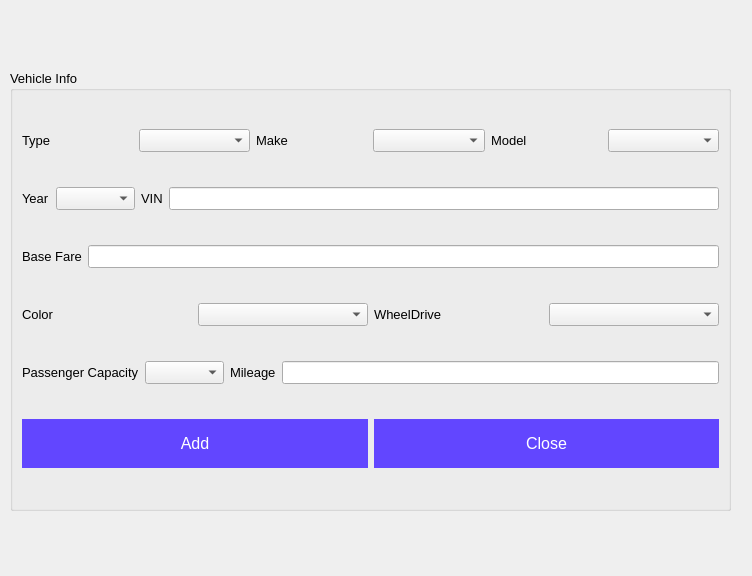
<?xml version="1.0" encoding="UTF-8"?>
<ui version="4.0">
 <class>AddNewVehicle</class>
 <widget class="QDialog" name="AddNewVehicle">
  <property name="geometry">
   <rect>
    <x>0</x>
    <y>0</y>
    <width>752</width>
    <height>576</height>
   </rect>
  </property>
  <property name="windowTitle">
   <string>Dialog</string>
  </property>
  <widget class="QLabel" name="lblBanner">
   <property name="geometry">
    <rect>
     <x>10</x>
     <y>10</y>
     <width>131</width>
     <height>61</height>
    </rect>
   </property>
   <property name="text">
    <string/>
   </property>
  </widget>
  <widget class="QGroupBox" name="groupBox">
   <property name="geometry">
    <rect>
     <x>10</x>
     <y>70</y>
     <width>721</width>
     <height>441</height>
    </rect>
   </property>
   <property name="font">
    <font>
     <family>Arial</family>
     <pointsize>10</pointsize>
    </font>
   </property>
   <property name="title">
    <string>Vehicle Info</string>
   </property>
   <layout class="QVBoxLayout" name="verticalLayout">
    <item>
     <layout class="QHBoxLayout" name="horizontalLayout">
      <item>
       <widget class="QLabel" name="label_9">
        <property name="text">
         <string>Type</string>
        </property>
       </widget>
      </item>
      <item>
       <widget class="QComboBox" name="typeCombo"/>
      </item>
      <item>
       <widget class="QLabel" name="label">
        <property name="text">
         <string>Make</string>
        </property>
       </widget>
      </item>
      <item>
       <widget class="QComboBox" name="makeCombo"/>
      </item>
      <item>
       <widget class="QLabel" name="label_2">
        <property name="text">
         <string>Model</string>
        </property>
       </widget>
      </item>
      <item>
       <widget class="QComboBox" name="modelCombo"/>
      </item>
     </layout>
    </item>
    <item>
     <layout class="QHBoxLayout" name="horizontalLayout_2">
      <item>
       <widget class="QLabel" name="label_3">
        <property name="text">
         <string>Year</string>
        </property>
       </widget>
      </item>
      <item>
       <widget class="QComboBox" name="yearCombo"/>
      </item>
      <item>
       <widget class="QLabel" name="label_4">
        <property name="text">
         <string>VIN</string>
        </property>
       </widget>
      </item>
      <item>
       <widget class="QLineEdit" name="vinLineEdit"/>
      </item>
     </layout>
    </item>
    <item>
     <layout class="QHBoxLayout" name="horizontalLayout_6">
      <item>
       <widget class="QLabel" name="label_10">
        <property name="text">
         <string>Base Fare</string>
        </property>
       </widget>
      </item>
      <item>
       <widget class="QLineEdit" name="baseFare"/>
      </item>
     </layout>
    </item>
    <item>
     <layout class="QHBoxLayout" name="horizontalLayout_5"/>
    </item>
    <item>
     <layout class="QHBoxLayout" name="horizontalLayout_3">
      <item>
       <widget class="QLabel" name="label_5">
        <property name="text">
         <string>Color</string>
        </property>
       </widget>
      </item>
      <item>
       <widget class="QComboBox" name="colorCombo"/>
      </item>
      <item>
       <widget class="QLabel" name="label_6">
        <property name="text">
         <string>WheelDrive</string>
        </property>
       </widget>
      </item>
      <item>
       <widget class="QComboBox" name="wdCombo"/>
      </item>
     </layout>
    </item>
    <item>
     <layout class="QHBoxLayout" name="horizontalLayout_4">
      <item>
       <widget class="QLabel" name="label_7">
        <property name="text">
         <string>Passenger Capacity</string>
        </property>
       </widget>
      </item>
      <item>
       <widget class="QComboBox" name="passengerCapacityCombo"/>
      </item>
      <item>
       <widget class="QLabel" name="label_8">
        <property name="text">
         <string>Mileage</string>
        </property>
       </widget>
      </item>
      <item>
       <widget class="QLineEdit" name="mileageLineEdit">
        <property name="text">
         <string/>
        </property>
       </widget>
      </item>
     </layout>
    </item>
    <item>
     <layout class="QGridLayout" name="gridLayout">
      <item row="1" column="0">
       <widget class="QPushButton" name="addBtn">
        <property name="styleSheet">
         <string notr="true">QPushButton#addBtn {
background-color: #6246ff; 
  border: none;
  color: white;
  padding: 15px 32px;
  text-align: center;
  text-decoration: none;
  display: inline-block;
  font-size: 16px;
  transition-duration: 0.4s;
}
QPushButton#addBtn:hover {
  background-color: #215a91; /* Green */
  color: white;
}</string>
        </property>
        <property name="text">
         <string>Add</string>
        </property>
       </widget>
      </item>
      <item row="1" column="1">
       <widget class="QPushButton" name="closeBtn">
        <property name="styleSheet">
         <string notr="true">QPushButton#closeBtn {
background-color: #6246ff; 
  border: none;
  color: white;
  padding: 15px 32px;
  text-align: center;
  text-decoration: none;
  display: inline-block;
  font-size: 16px;
  transition-duration: 0.4s;
}
QPushButton#closeBtn:hover {
  background-color: #215a91; /* Green */
  color: white;
}</string>
        </property>
        <property name="text">
         <string>Close</string>
        </property>
       </widget>
      </item>
     </layout>
    </item>
   </layout>
  </widget>
 </widget>
 <resources/>
 <connections/>
</ui>
